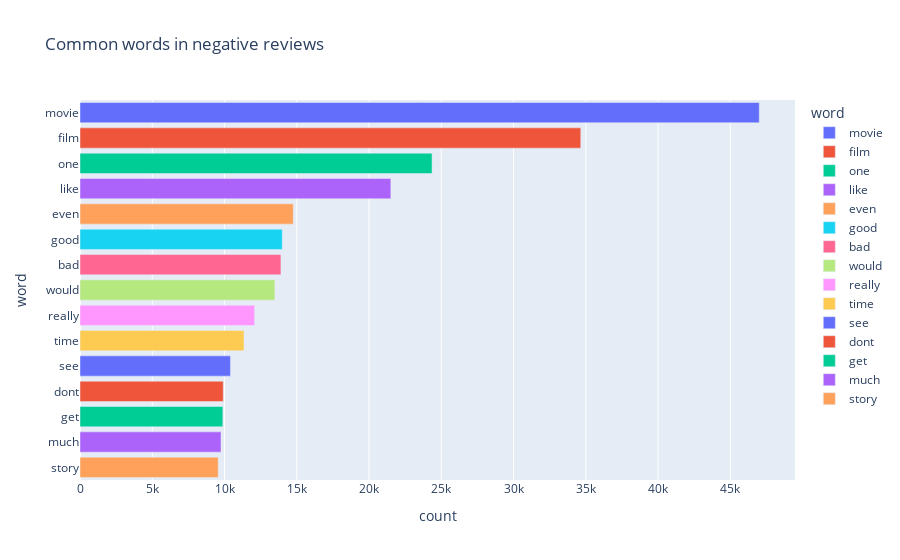

Notebook code cell kept with this figure:
### Code cell
px.bar(neg_words, x='count', y='word', title='Common words in negative reviews', color = 'word')

### Figure 1 — Plotly figure (JSON) as saved in the notebook; plotly's stock layout.template omitted (floating-point values rounded to 4 significant figures)
{"data": [{"alignmentgroup": "True", "hovertemplate": "word=%{y}<br>count=%{x}<extra></extra>", "legendgroup": "movie", "marker": {"color": "#636efa", "pattern": {"shape": ""}}, "name": "movie", "offsetgroup": "movie", "orientation": "h", "showlegend": true, "textposition": "auto", "type": "bar", "x": [47001], "xaxis": "x", "y": ["movie"], "yaxis": "y"}, {"alignmentgroup": "True", "hovertemplate": "word=%{y}<br>count=%{x}<extra></extra>", "legendgroup": "film", "marker": {"color": "#EF553B", "pattern": {"shape": ""}}, "name": "film", "offsetgroup": "film", "orientation": "h", "showlegend": true, "textposition": "auto", "type": "bar", "x": [34651], "xaxis": "x", "y": ["film"], "yaxis": "y"}, {"alignmentgroup": "True", "hovertemplate": "word=%{y}<br>count=%{x}<extra></extra>", "legendgroup": "one", "marker": {"color": "#00cc96", "pattern": {"shape": ""}}, "name": "one", "offsetgroup": "one", "orientation": "h", "showlegend": true, "textposition": "auto", "type": "bar", "x": [24361], "xaxis": "x", "y": ["one"], "yaxis": "y"}, {"alignmentgroup": "True", "hovertemplate": "word=%{y}<br>count=%{x}<extra></extra>", "legendgroup": "like", "marker": {"color": "#ab63fa", "pattern": {"shape": ""}}, "name": "like", "offsetgroup": "like", "orientation": "h", "showlegend": true, "textposition": "auto", "type": "bar", "x": [21508], "xaxis": "x", "y": ["like"], "yaxis": "y"}, {"alignmentgroup": "True", "hovertemplate": "word=%{y}<br>count=%{x}<extra></extra>", "legendgroup": "even", "marker": {"color": "#FFA15A", "pattern": {"shape": ""}}, "name": "even", "offsetgroup": "even", "orientation": "h", "showlegend": true, "textposition": "auto", "type": "bar", "x": [14759], "xaxis": "x", "y": ["even"], "yaxis": "y"}, {"alignmentgroup": "True", "hovertemplate": "word=%{y}<br>count=%{x}<extra></extra>", "legendgroup": "good", "marker": {"color": "#19d3f3", "pattern": {"shape": ""}}, "name": "good", "offsetgroup": "good", "orientation": "h", "showlegend": true, "textposition": "auto", "type": "bar", "x": [13995], "xaxis": "x", "y": ["good"], "yaxis": "y"}, {"alignmentgroup": "True", "hovertemplate": "word=%{y}<br>count=%{x}<extra></extra>", "legendgroup": "bad", "marker": {"color": "#FF6692", "pattern": {"shape": ""}}, "name": "bad", "offsetgroup": "bad", "orientation": "h", "showlegend": true, "textposition": "auto", "type": "bar", "x": [13903], "xaxis": "x", "y": ["bad"], "yaxis": "y"}, {"alignmentgroup": "True", "hovertemplate": "word=%{y}<br>count=%{x}<extra></extra>", "legendgroup": "would", "marker": {"color": "#B6E880", "pattern": {"shape": ""}}, "name": "would", "offsetgroup": "would", "orientation": "h", "showlegend": true, "textposition": "auto", "type": "bar", "x": [13482], "xaxis": "x", "y": ["would"], "yaxis": "y"}, {"alignmentgroup": "True", "hovertemplate": "word=%{y}<br>count=%{x}<extra></extra>", "legendgroup": "really", "marker": {"color": "#FF97FF", "pattern": {"shape": ""}}, "name": "really", "offsetgroup": "really", "orientation": "h", "showlegend": true, "textposition": "auto", "type": "bar", "x": [12084], "xaxis": "x", "y": ["really"], "yaxis": "y"}, {"alignmentgroup": "True", "hovertemplate": "word=%{y}<br>count=%{x}<extra></extra>", "legendgroup": "time", "marker": {"color": "#FECB52", "pattern": {"shape": ""}}, "name": "time", "offsetgroup": "time", "orientation": "h", "showlegend": true, "textposition": "auto", "type": "bar", "x": [11349], "xaxis": "x", "y": ["time"], "yaxis": "y"}, {"alignmentgroup": "True", "hovertemplate": "word=%{y}<br>count=%{x}<extra></extra>", "legendgroup": "see", "marker": {"color": "#636efa", "pattern": {"shape": ""}}, "name": "see", "offsetgroup": "see", "orientation": "h", "showlegend": true, "textposition": "auto", "type": "bar", "x": [10412], "xaxis": "x", "y": ["see"], "yaxis": "y"}, {"alignmentgroup": "True", "hovertemplate": "word=%{y}<br>count=%{x}<extra></extra>", "legendgroup": "dont", "marker": {"color": "#EF553B", "pattern": {"shape": ""}}, "name": "dont", "offsetgroup": "dont", "orientation": "h", "showlegend": true, "textposition": "auto", "type": "bar", "x": [9912], "xaxis": "x", "y": ["dont"], "yaxis": "y"}, {"alignmentgroup": "True", "hovertemplate": "word=%{y}<br>count=%{x}<extra></extra>", "legendgroup": "get", "marker": {"color": "#00cc96", "pattern": {"shape": ""}}, "name": "get", "offsetgroup": "get", "orientation": "h", "showlegend": true, "textposition": "auto", "type": "bar", "x": [9884], "xaxis": "x", "y": ["get"], "yaxis": "y"}, {"alignmentgroup": "True", "hovertemplate": "word=%{y}<br>count=%{x}<extra></extra>", "legendgroup": "much", "marker": {"color": "#ab63fa", "pattern": {"shape": ""}}, "name": "much", "offsetgroup": "much", "orientation": "h", "showlegend": true, "textposition": "auto", "type": "bar", "x": [9758], "xaxis": "x", "y": ["much"], "yaxis": "y"}, {"alignmentgroup": "True", "hovertemplate": "word=%{y}<br>count=%{x}<extra></extra>", "legendgroup": "story", "marker": {"color": "#FFA15A", "pattern": {"shape": ""}}, "name": "story", "offsetgroup": "story", "orientation": "h", "showlegend": true, "textposition": "auto", "type": "bar", "x": [9563], "xaxis": "x", "y": ["story"], "yaxis": "y"}], "layout": {"autosize": true, "barmode": "relative", "legend": {"title": {"text": "word"}, "tracegroupgap": 0}, "title": {"text": "Common words in negative reviews"}, "xaxis": {"anchor": "y", "autorange": true, "domain": [0, 1], "range": [0, 49470.0], "title": {"text": "count"}, "type": "linear"}, "yaxis": {"anchor": "x", "autorange": true, "categoryarray": ["story", "much", "get", "dont", "see", "time", "really", "would", "bad", "good", "even", "like", "one", "film", "movie"], "categoryorder": "array", "domain": [0, 1], "range": [-0.5, 14.5], "title": {"text": "word"}, "type": "category"}}}
